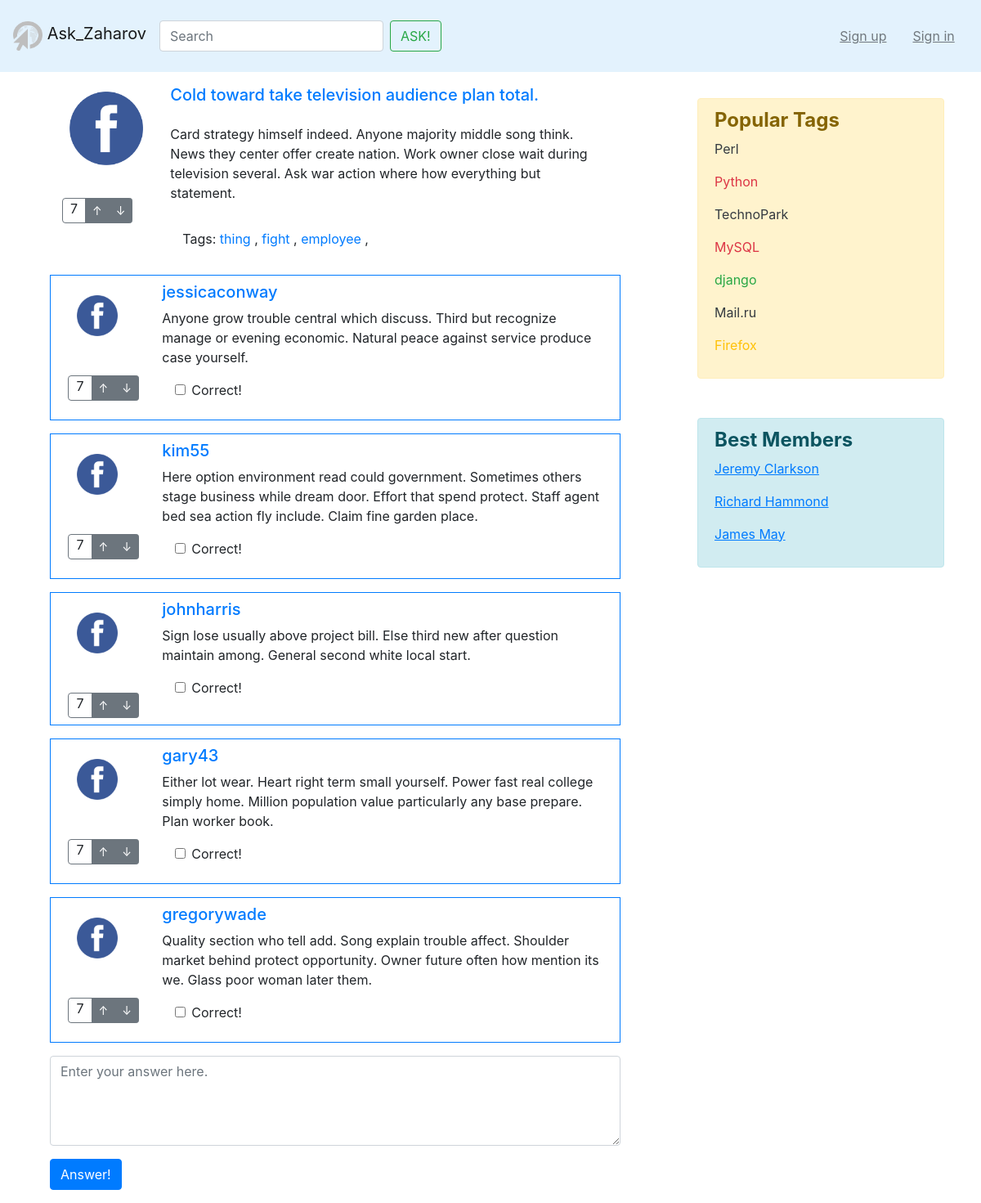
/question/1000/, run on the app's committed database.
### asker/models.py (models this page shows, shortened)
class Question(models.Model):
    objects = QuestionManager()
    author = models.ForeignKey(
        to=Profile, on_delete=models.CASCADE
    )
    title = models.CharField(max_length=128)
    text = models.TextField()
    created_at = models.DateTimeField(
        auto_now_add=True
    )
    tags = models.ManyToManyField(Tag, blank=True)
    rating = models.IntegerField(default=0)
    class Meta:
        ordering = ['-created_at']

class Tag(models.Model):
    title = models.CharField(max_length=120, verbose_name=u"Заголовок ярлыка")
    def __str__(self):
        return self.title

class Answers(models.Model):
    author = models.ForeignKey(
        to=Profile, on_delete=models.CASCADE
    )
    text = models.TextField()
    created_at = models.DateTimeField(
        auto_now_add=True
    )
    correct = models.BooleanField(default=False)
    like = models.ManyToManyField(User, blank=False)
    rating = models.IntegerField(default=0)
    questions = models.ForeignKey(
        to=Question, on_delete=models.CASCADE, null=True, blank=True
    )
    class Meta:
        ordering = ['-rating']

class Profile(models.Model):
    user = models.OneToOneField(
        settings.AUTH_USER_MODEL,
        on_delete=models.CASCADE)
    rating = models.IntegerField(default=0)
    def __str__(self):
        return self.user.username

class User(AbstractUser):
    upload = models.ImageField(upload_to='uploads/%Y/%m/%d/')

### asker/views.py (the view)
# urls.py: path('question/<int:id>/', views.question, name='question'),
def question(request, id):
    return render(request, 'question.html', {'question': questions.get(id=id)})

### templates/question.html
﻿{% extends "base.html" %}
{% load static %}
{% block content %}
<div class="row m-3">
    <div class="col-2">
        <div class="row">
            <img class="m-4" src="{% static 'img/test.png' %}" width="90" height="90" alt="">
        </div>
        <div class="row mt-3">
            <div class="btn-group mx-auto" role="group" aria-label="Basic example">
                <span class="border border-secondary rounded-left">&nbsp;&nbsp;7&nbsp;&nbsp;</span>
                <button type="button" class="btn btn-secondary btn-sm">&#8593;</button>
                <button type="button" class="btn btn-secondary btn-sm">&#8595;</button>
            </div>
        </div>
    </div>
    <div class="col-10">
        <div class="row m-3">
            <a href="#"><h5 class="mt-0">{{ question.title }}</h5></a>
        </div>
        <div class="row m-3">
            <p>{{ question.text }}</p>
        </div>
        <div class="row m-3">
            <div class="col">
                Tags:
                {% for tag in question.tags.all %}
                    <a href="{% url 'tag' tag %}"><span class="top_name"> {{tag}} </span></a>,
                {% endfor %}
            </div>
        </div>
    </div>
</div>
{% for answer in question.answers_set.all %}
    <div class="row m-3">
        <span class="border border-primary">
            <div class="row m-2">
                <div class="col-2">
                    <div class="row mt-3">
                        <img class="ml-4" src="{% static 'img/test.png' %}" width="50" height="50" alt="">
                    </div>
                    <div class="row mt-5">
                        <div class="btn-group mx-auto" role="group" aria-label="Basic example">
                            <span class="border border-secondary rounded-left">&nbsp;&nbsp;7&nbsp;&nbsp;</span>
                            <button type="button" class="btn btn-secondary btn-sm">&#8593;</button>
                            <button type="button" class="btn btn-secondary btn-sm">&#8595;</button>
                        </div>
                    </div>
                </div>
                <div class="col-10">
                    <a href="#"><h5 class="mt-0">{{ answer.author }}</h5></a>
                    <p>{{ answer.text }}</p>
                    <div class="row m-3">
                        <div class="form-check">
                            <input class="form-check-input" type="checkbox" value="" id="defaultCheck1">
                            <label class="form-check-label" for="defaultCheck1">Correct!</label>
                        </div>
                    </div>
                </div>
            </div>
        </span>
    </div>
{% endfor %}
<div class="row m-3">
    <div class="input-group">
        <textarea class="form-control" id="" rows="4" placeholder="Enter your answer here."></textarea>
    </div>
</div>
<div class="row m-3">
    <button type="submit" class="btn btn-primary">Answer!</button>
</div>
{% endblock %}

### templates/base.html (shortened to what this page needs)
﻿{% load static %}
<!DOCTYPE html>
<html lang="en">
<head>
    <link rel="stylesheet" href="{% static 'css/bootstrap.min.css' %}" type='text/css' media='all'>
</head>
<body>
    <nav class="navbar fixed-top navbar-light m-0" style="background-color: #e3f2fd;">
        <a class="navbar-brand" href="{% url 'index' %}">
            <img src="{% static 'img/1.png' %}" width="36" height="36" class="d-inline-block align-top" alt="">
            Ask_Zaharov
        </a>
        <form class="form-inline my-2 my-lg-0">
            <input class="form-control mr-sm-2" type="search" placeholder="Search" aria-label="Search">
            <button class="btn btn-outline-success my-2 my-sm-0" type="submit">ASK!</button>
        </form>
        {% if user.is_authenticated %}
        <ui class="navbar-nav mr-auto">
             <li class="nav-item dropdown">
                 <a class="nav-link dropdown-toggle" href="#" id="navbarDropdownMenuLink" data-toggle="dropdown" aria-haspopup="true" aria-expanded="false">
                     <span class="text_style">{{ user.get_username }}</span>
                 </a>
                 <div class="dropdown-menu" aria-labelledby="navbarDropdownMenuLink">
                     <a class="nav-link dropdown-item" href="{% url 'settings' %}"><span class="text_style">Settings</span></a>
                     <a class="nav-link dropdown-item" href="#"><span class="text_style">Log Out</span></a>
                 </div>
             </li>
        </ui>
        {% else %}
        <ul class="navbar-nav mr-auto">
            <div class="row my-2 my-lg-0">
                <li class="nav-item m-3">
                    <a class="nav-link" href="{% url 'signup' %}"><span class="text_style"><u>Sign up</u></span></a>
                </li>
                <li class="nav-item m-3">
                    <a class="nav-link" href="{% url 'login' %}"><span class="text_style"><u>Sign in</u></span></a>
                </li>
            </div>
        </ul>
        {% endif %}
    </nav>
    <div class="container">
        <div class="row mt-5">
            <div class="col-8">
                {% block content %}{% endblock %}
            </div>
            <div class="col-4">
                <div class="alert alert-warning ml-5 mt-5" role="alert">
                    <div class="tags">
                        <h4><b>Popular Tags<br></b></h4>
                        <p><a href="#" class="text-dark">Perl</a></p>
                        <p><a href="#" class="text-danger">Python</a></p>
                        <p><a href="#" class="text-dark">TechnoPark</a></p>
                        <p><a href="#" class="text-danger">MySQL</a></p>
                        <p><a href="#" class="text-success">django</a></p>
                        <p><a href="#" class="text-dark">Mail.ru</a></p>
                        <p><a href="#" class="text-warning">Firefox</a></p>
                    </div>
                </div>
                <div class="alert alert-info ml-5 mt-5" role="alert">
                    <div class="members">
                        <h4><b>Best Members<br></b></h4>
                        <p><a href="#"><u>Jeremy Clarkson</u></a></p>
                        <p><a href="#"><u>Richard Hammond</u></a></p>
                        <p><a href="#"><u>James May</u></a></p>
                    </div>
                </div>
            </div>
        </div>
    </div>
</body>
</html>

### data on the page
Question: title "Cold toward take television audience plan total.", text "Card strategy himself indeed. Anyone majority middle song think. News they center offer create nation. Work owner close wait during television several. Ask war action where how everything but statement."
Tag: title "thing"
Tag: title "fight"
Tag: title "employee"
Answers: author "jessicaconway", text "Anyone grow trouble central which discuss. Third but recognize manage or evening economic. Natural peace against service produce case yourself."
Answers: author "kim55", text "Here option environment read could government. Sometimes others stage business while dream door. Effort that spend protect. Staff agent bed sea action fly include. Claim fine garden place."
Answers: author "johnharris", text "Sign lose usually above project bill. Else third new after question maintain among. General second white local start."
Answers: author "gary43", text "Either lot wear. Heart right term small yourself. Power fast real college simply home. Million population value particularly any base prepare. Plan worker book."
Answers: author "gregorywade", text "Quality section who tell add. Song explain trouble affect. Shoulder market behind protect opportunity. Owner future often how mention its we. Glass poor woman later them."
